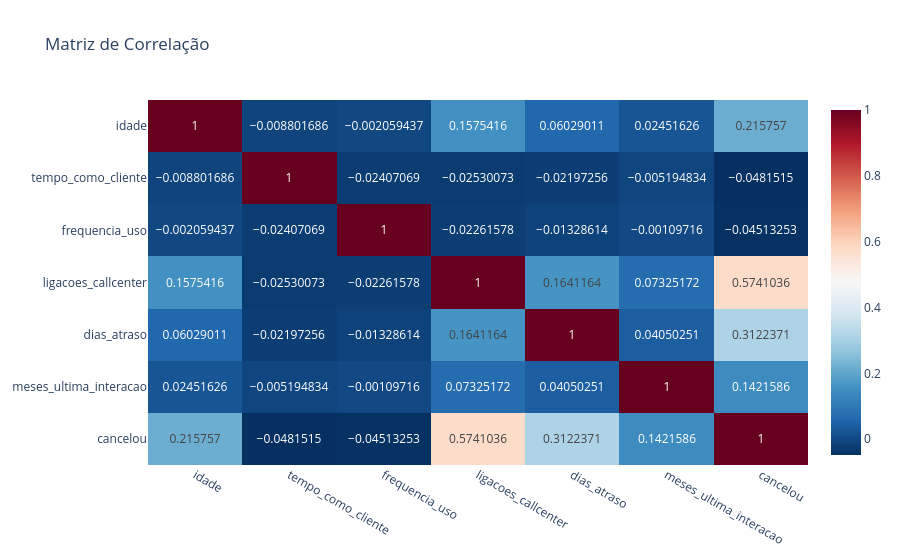

The cell this chart's notebook holds for it:
### Code cell
# Matriz de Correlação (Heatmap)
corr_matrix = cancelamentos_df[colunas_numericas].corr()

# 3. Criar o mapa de calor interativo com Plotly Express
fig_HM = px.imshow(
    corr_matrix,
    text_auto=True,  # Exibe os valores dentro dos quadrados
    color_continuous_scale='RdBu_r',  # Escala de cores (vermelho/azul)
    aspect="auto",
    title="Matriz de Correlação"
)

# 4. Exibir o gráfico no Jupyter
fig_HM.show()

### Figure 1 — Plotly figure (JSON) as saved in the notebook; plotly's stock layout.template omitted (floating-point values rounded to 4 significant figures)
{"data": [{"coloraxis": "coloraxis", "hovertemplate": "x: %{x}<br>y: %{y}<br>color: %{z}<extra></extra>", "name": "0", "texttemplate": "%{z}", "type": "heatmap", "x": ["idade", "tempo_como_cliente", "frequencia_uso", "ligacoes_callcenter", "dias_atraso", "meses_ultima_interacao", "cancelou"], "xaxis": "x", "y": ["idade", "tempo_como_cliente", "frequencia_uso", "ligacoes_callcenter", "dias_atraso", "meses_ultima_interacao", "cancelou"], "yaxis": "y", "z": [[1.0, -0.008802, -0.002059, 0.1575, 0.06029, 0.02452, 0.2158], [-0.008802, 1.0, -0.02407, -0.0253, -0.02197, -0.005195, -0.04815], [-0.002059, -0.02407, 1.0, -0.02262, -0.01329, -0.001097, -0.04513], [0.1575, -0.0253, -0.02262, 1.0, 0.1641, 0.07325, 0.5741], [0.06029, -0.02197, -0.01329, 0.1641, 1.0, 0.0405, 0.3122], [0.02452, -0.005195, -0.001097, 0.07325, 0.0405, 1.0, 0.1422], [0.2158, -0.04815, -0.04513, 0.5741, 0.3122, 0.1422, 1.0]]}], "layout": {"coloraxis": {"colorscale": [[0, "rgb(5,48,97)"], [0.1, "rgb(33,102,172)"], [0.2, "rgb(67,147,195)"], [0.3, "rgb(146,197,222)"], [0.4, "rgb(209,229,240)"], [0.5, "rgb(247,247,247)"], [0.6, "rgb(253,219,199)"], [0.7, "rgb(244,165,130)"], [0.8, "rgb(214,96,77)"], [0.9, "rgb(178,24,43)"], [1, "rgb(103,0,31)"]]}, "title": {"text": "Matriz de Correlação"}, "xaxis": {"anchor": "y", "domain": [0, 1]}, "yaxis": {"anchor": "x", "autorange": "reversed", "domain": [0, 1]}}}
